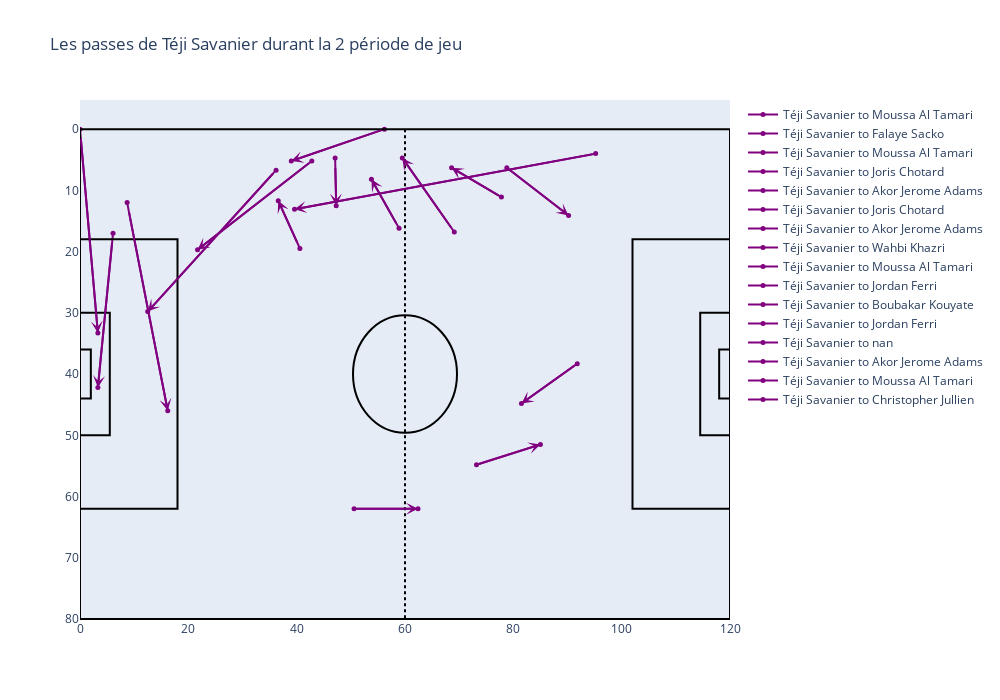

Notebook cell for this chart:
### Markdown cell above
# Joueur spécifique

### Code cell
passes_player(df_passes, 'Montpellier', 2, 'Téji Savanier')

### Figure 1 — Plotly figure (JSON) as saved in the notebook; plotly's stock layout.template omitted (floating-point values rounded to 4 significant figures)
{"data": [{"hoverinfo": "text", "line": {"color": "purple", "width": 2}, "marker": {"size": 5}, "mode": "lines+markers", "name": "Téji Savanier to Moussa Al Tamari", "text": "De: Téji Savanier<br>À: Moussa Al Tamari<br>X: 69.1 -> 59.5<br>Y: 16.8 -> 4.7", "type": "scatter", "x": [69.1, 59.5], "y": [16.8, 4.7]}, {"hoverinfo": "text", "line": {"color": "purple", "width": 2}, "marker": {"size": 5}, "mode": "lines+markers", "name": "Téji Savanier to Falaye Sacko", "text": "De: Téji Savanier<br>À: Falaye Sacko<br>X: 40.6 -> 36.6<br>Y: 19.5 -> 11.7", "type": "scatter", "x": [40.6, 36.6], "y": [19.5, 11.7]}, {"hoverinfo": "text", "line": {"color": "purple", "width": 2}, "marker": {"size": 5}, "mode": "lines+markers", "name": "Téji Savanier to Moussa Al Tamari", "text": "De: Téji Savanier<br>À: Moussa Al Tamari<br>X: 56.2 -> 39.0<br>Y: 0.0 -> 5.2", "type": "scatter", "x": [56.2, 39], "y": [0, 5.2]}, {"hoverinfo": "text", "line": {"color": "purple", "width": 2}, "marker": {"size": 5}, "mode": "lines+markers", "name": "Téji Savanier to Joris Chotard", "text": "De: Téji Savanier<br>À: Joris Chotard<br>X: 47.1 -> 47.3<br>Y: 4.7 -> 12.5", "type": "scatter", "x": [47.1, 47.3], "y": [4.7, 12.5]}, {"hoverinfo": "text", "line": {"color": "purple", "width": 2}, "marker": {"size": 5}, "mode": "lines+markers", "name": "Téji Savanier to Akor Jerome Adams", "text": "De: Téji Savanier<br>À: Akor Jerome Adams<br>X: 91.8 -> 81.5<br>Y: 38.3 -> 44.8", "type": "scatter", "x": [91.8, 81.5], "y": [38.3, 44.8]}, {"hoverinfo": "text", "line": {"color": "purple", "width": 2}, "marker": {"size": 5}, "mode": "lines+markers", "name": "Téji Savanier to Joris Chotard", "text": "De: Téji Savanier<br>À: Joris Chotard<br>X: 50.6 -> 62.4<br>Y: 62.0 -> 62.0", "type": "scatter", "x": [50.6, 62.4], "y": [62, 62]}, {"hoverinfo": "text", "line": {"color": "purple", "width": 2}, "marker": {"size": 5}, "mode": "lines+markers", "name": "Téji Savanier to Akor Jerome Adams", "text": "De: Téji Savanier<br>À: Akor Jerome Adams<br>X: 95.2 -> 39.6<br>Y: 4.0 -> 13.1", "type": "scatter", "x": [95.2, 39.6], "y": [4, 13.1]}, {"hoverinfo": "text", "line": {"color": "purple", "width": 2}, "marker": {"size": 5}, "mode": "lines+markers", "name": "Téji Savanier to Wahbi Khazri", "text": "De: Téji Savanier<br>À: Wahbi Khazri<br>X: 36.2 -> 12.5<br>Y: 6.7 -> 29.8", "type": "scatter", "x": [36.2, 12.5], "y": [6.7, 29.8]}, {"hoverinfo": "text", "line": {"color": "purple", "width": 2}, "marker": {"size": 5}, "mode": "lines+markers", "name": "Téji Savanier to Moussa Al Tamari", "text": "De: Téji Savanier<br>À: Moussa Al Tamari<br>X: 42.8 -> 21.7<br>Y: 5.2 -> 19.7", "type": "scatter", "x": [42.8, 21.7], "y": [5.2, 19.7]}, {"hoverinfo": "text", "line": {"color": "purple", "width": 2}, "marker": {"size": 5}, "mode": "lines+markers", "name": "Téji Savanier to Jordan Ferri", "text": "De: Téji Savanier<br>À: Jordan Ferri<br>X: 8.7 -> 16.2<br>Y: 12.0 -> 46.0", "type": "scatter", "x": [8.7, 16.2], "y": [12, 46]}, {"hoverinfo": "text", "line": {"color": "purple", "width": 2}, "marker": {"size": 5}, "mode": "lines+markers", "name": "Téji Savanier to Boubakar Kouyate", "text": "De: Téji Savanier<br>À: Boubakar Kouyate<br>X: 73.2 -> 85.0<br>Y: 54.8 -> 51.5", "type": "scatter", "x": [73.2, 85], "y": [54.8, 51.5]}, {"hoverinfo": "text", "line": {"color": "purple", "width": 2}, "marker": {"size": 5}, "mode": "lines+markers", "name": "Téji Savanier to Jordan Ferri", "text": "De: Téji Savanier<br>À: Jordan Ferri<br>X: 58.9 -> 53.8<br>Y: 16.2 -> 8.2", "type": "scatter", "x": [58.9, 53.8], "y": [16.2, 8.2]}, {"hoverinfo": "text", "line": {"color": "purple", "width": 2}, "marker": {"size": 5}, "mode": "lines+markers", "name": "Téji Savanier to nan", "text": "De: Téji Savanier<br>À: nan<br>X: 0.0 -> 3.3<br>Y: 0.0 -> 33.3", "type": "scatter", "x": [0, 3.3], "y": [0, 33.3]}, {"hoverinfo": "text", "line": {"color": "purple", "width": 2}, "marker": {"size": 5}, "mode": "lines+markers", "name": "Téji Savanier to Akor Jerome Adams", "text": "De: Téji Savanier<br>À: Akor Jerome Adams<br>X: 6.1 -> 3.3<br>Y: 17.0 -> 42.2", "type": "scatter", "x": [6.1, 3.3], "y": [17, 42.2]}, {"hoverinfo": "text", "line": {"color": "purple", "width": 2}, "marker": {"size": 5}, "mode": "lines+markers", "name": "Téji Savanier to Moussa Al Tamari", "text": "De: Téji Savanier<br>À: Moussa Al Tamari<br>X: 77.8 -> 68.6<br>Y: 11.1 -> 6.3", "type": "scatter", "x": [77.8, 68.6], "y": [11.1, 6.3]}, {"hoverinfo": "text", "line": {"color": "purple", "width": 2}, "marker": {"size": 5}, "mode": "lines+markers", "name": "Téji Savanier to Christopher Jullien", "text": "De: Téji Savanier<br>À: Christopher Jullien<br>X: 78.8 -> 90.2<br>Y: 6.3 -> 14.1", "type": "scatter", "x": [78.8, 90.2], "y": [6.3, 14.1]}], "layout": {"annotations": [{"arrowcolor": "purple", "arrowhead": 3, "arrowsize": 1, "arrowwidth": 2, "ax": 69.1, "axref": "x", "ay": 16.8, "ayref": "y", "showarrow": true, "x": 59.5, "xref": "x", "y": 4.7, "yref": "y"}, {"arrowcolor": "purple", "arrowhead": 3, "arrowsize": 1, "arrowwidth": 2, "ax": 40.6, "axref": "x", "ay": 19.5, "ayref": "y", "showarrow": true, "x": 36.6, "xref": "x", "y": 11.7, "yref": "y"}, {"arrowcolor": "purple", "arrowhead": 3, "arrowsize": 1, "arrowwidth": 2, "ax": 56.2, "axref": "x", "ay": 0, "ayref": "y", "showarrow": true, "x": 39, "xref": "x", "y": 5.2, "yref": "y"}, {"arrowcolor": "purple", "arrowhead": 3, "arrowsize": 1, "arrowwidth": 2, "ax": 47.1, "axref": "x", "ay": 4.7, "ayref": "y", "showarrow": true, "x": 47.3, "xref": "x", "y": 12.5, "yref": "y"}, {"arrowcolor": "purple", "arrowhead": 3, "arrowsize": 1, "arrowwidth": 2, "ax": 91.8, "axref": "x", "ay": 38.3, "ayref": "y", "showarrow": true, "x": 81.5, "xref": "x", "y": 44.8, "yref": "y"}, {"arrowcolor": "purple", "arrowhead": 3, "arrowsize": 1, "arrowwidth": 2, "ax": 50.6, "axref": "x", "ay": 62, "ayref": "y", "showarrow": true, "x": 62.4, "xref": "x", "y": 62, "yref": "y"}, {"arrowcolor": "purple", "arrowhead": 3, "arrowsize": 1, "arrowwidth": 2, "ax": 95.2, "axref": "x", "ay": 4, "ayref": "y", "showarrow": true, "x": 39.6, "xref": "x", "y": 13.1, "yref": "y"}, {"arrowcolor": "purple", "arrowhead": 3, "arrowsize": 1, "arrowwidth": 2, "ax": 36.2, "axref": "x", "ay": 6.7, "ayref": "y", "showarrow": true, "x": 12.5, "xref": "x", "y": 29.8, "yref": "y"}, {"arrowcolor": "purple", "arrowhead": 3, "arrowsize": 1, "arrowwidth": 2, "ax": 42.8, "axref": "x", "ay": 5.2, "ayref": "y", "showarrow": true, "x": 21.7, "xref": "x", "y": 19.7, "yref": "y"}, {"arrowcolor": "purple", "arrowhead": 3, "arrowsize": 1, "arrowwidth": 2, "ax": 8.7, "axref": "x", "ay": 12, "ayref": "y", "showarrow": true, "x": 16.2, "xref": "x", "y": 46, "yref": "y"}, {"arrowcolor": "purple", "arrowhead": 3, "arrowsize": 1, "arrowwidth": 2, "ax": 73.2, "axref": "x", "ay": 54.8, "ayref": "y", "showarrow": true, "x": 85, "xref": "x", "y": 51.5, "yref": "y"}, {"arrowcolor": "purple", "arrowhead": 3, "arrowsize": 1, "arrowwidth": 2, "ax": 58.9, "axref": "x", "ay": 16.2, "ayref": "y", "showarrow": true, "x": 53.8, "xref": "x", "y": 8.2, "yref": "y"}, {"arrowcolor": "purple", "arrowhead": 3, "arrowsize": 1, "arrowwidth": 2, "ax": 0, "axref": "x", "ay": 0, "ayref": "y", "showarrow": true, "x": 3.3, "xref": "x", "y": 33.3, "yref": "y"}, {"arrowcolor": "purple", "arrowhead": 3, "arrowsize": 1, "arrowwidth": 2, "ax": 6.1, "axref": "x", "ay": 17, "ayref": "y", "showarrow": true, "x": 3.3, "xref": "x", "y": 42.2, "yref": "y"}, {"arrowcolor": "purple", "arrowhead": 3, "arrowsize": 1, "arrowwidth": 2, "ax": 77.8, "axref": "x", "ay": 11.1, "ayref": "y", "showarrow": true, "x": 68.6, "xref": "x", "y": 6.3, "yref": "y"}, {"arrowcolor": "purple", "arrowhead": 3, "arrowsize": 1, "arrowwidth": 2, "ax": 78.8, "axref": "x", "ay": 6.3, "ayref": "y", "showarrow": true, "x": 90.2, "xref": "x", "y": 14.1, "yref": "y"}], "height": 700, "shapes": [{"line": {"color": "Black"}, "type": "rect", "x0": 0, "x1": 120, "y0": 0, "y1": 80}, {"line": {"color": "Black", "dash": "dot"}, "type": "line", "x0": 60, "x1": 60, "y0": 0, "y1": 80}, {"line": {"color": "Black"}, "type": "rect", "x0": 0, "x1": 18, "y0": 18, "y1": 62}, {"line": {"color": "Black"}, "type": "rect", "x0": 102, "x1": 120, "y0": 18, "y1": 62}, {"line": {"color": "Black"}, "type": "rect", "x0": 0, "x1": 5.5, "y0": 30, "y1": 50}, {"line": {"color": "Black"}, "type": "rect", "x0": 114.5, "x1": 120, "y0": 30, "y1": 50}, {"line": {"color": "Black"}, "type": "rect", "x0": 0, "x1": 2, "y0": 36, "y1": 44}, {"line": {"color": "Black"}, "type": "rect", "x0": 118, "x1": 120, "y0": 36, "y1": 44}, {"line": {"color": "Black"}, "type": "circle", "x0": 50.4, "x1": 69.6, "xref": "x", "y0": 30.4, "y1": 49.6, "yref": "y"}], "title": {"text": "Les passes de Téji Savanier durant la 2 période de jeu"}, "width": 1000, "xaxis": {"range": [0, 120], "showgrid": false, "zeroline": false}, "yaxis": {"autorange": "reversed", "range": [0, 80], "showgrid": false, "zeroline": false}}}
